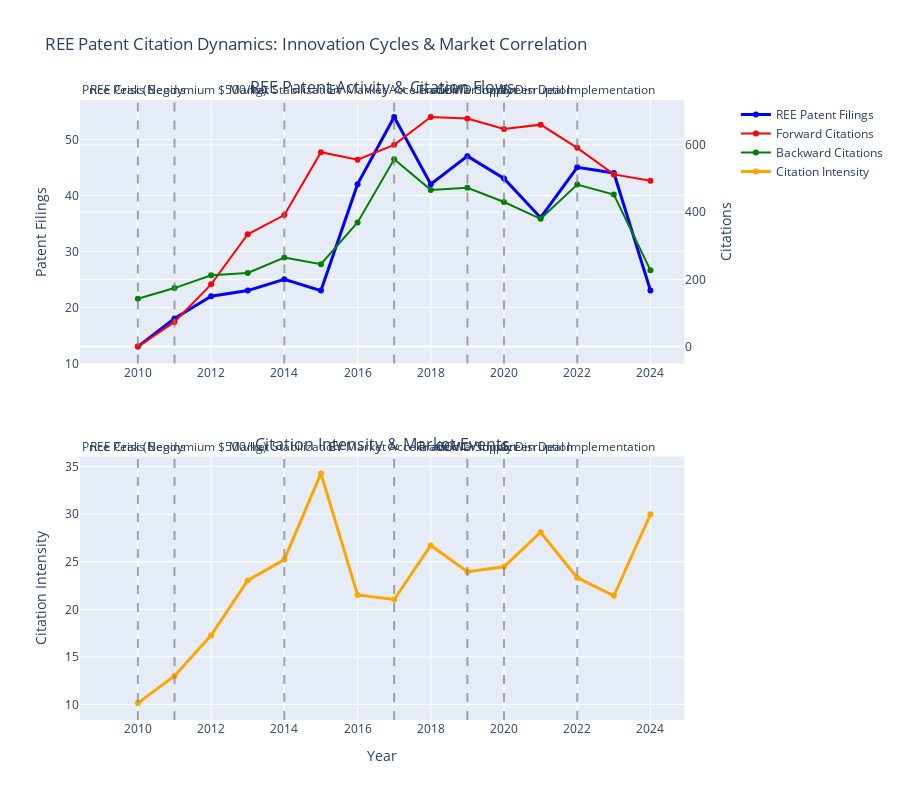
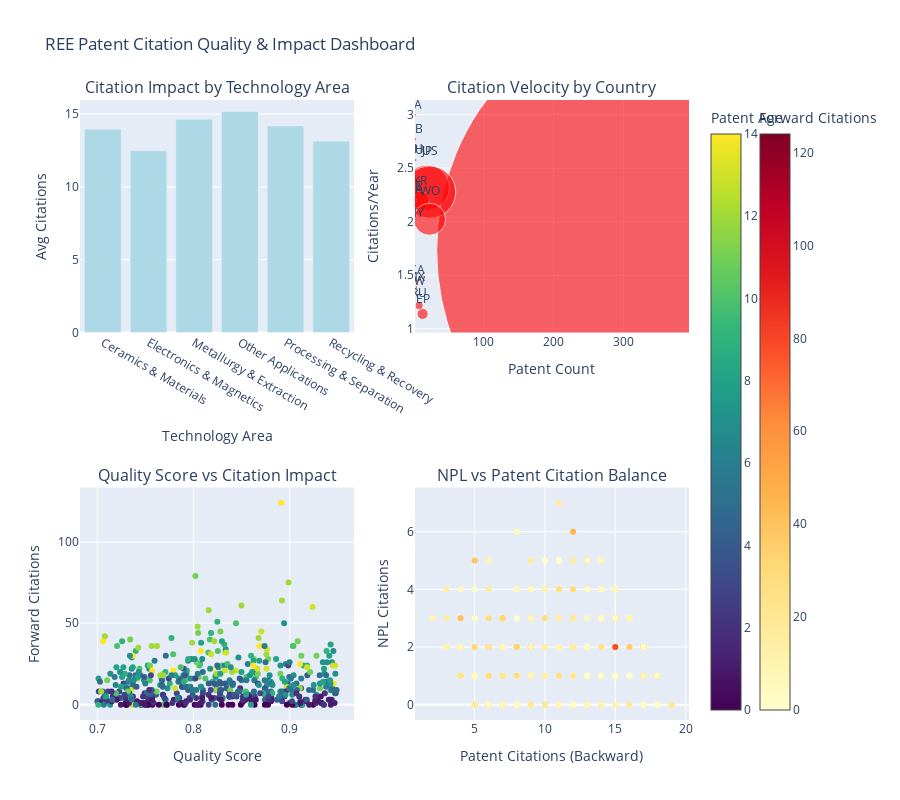

Write notebook code for charts like these, in order.
### Code cell
# Temporal Citation Dynamics Analysis
# ==================================

def create_temporal_citation_analysis(df_ree_core, df_forward, df_backward):
    """
    Analyze citation patterns over time to identify trends and cycles
    """
    print("\n📈 Creating Temporal Citation Dynamics Analysis...")
    
    # Citation activity by year
    forward_by_year = df_forward.groupby('citing_filing_year').size().reset_index(name='forward_citations')
    backward_by_year = df_backward[df_backward['is_patent_citation']].groupby('citing_filing_year').size().reset_index(name='backward_citations')
    ree_filings_by_year = df_ree_core.groupby('filing_year').size().reset_index(name='ree_filings')
    
    # Merge temporal data
    temporal_data = pd.merge(ree_filings_by_year, forward_by_year, 
                            left_on='filing_year', right_on='citing_filing_year', how='outer')
    temporal_data = pd.merge(temporal_data, backward_by_year,
                            left_on='filing_year', right_on='citing_filing_year', how='outer')
    temporal_data = temporal_data.fillna(0)
    temporal_data['year'] = temporal_data['filing_year'].fillna(temporal_data['citing_filing_year_x']).fillna(temporal_data['citing_filing_year_y'])
    
    # Calculate citation ratios and trends
    temporal_data['forward_citation_ratio'] = temporal_data['forward_citations'] / (temporal_data['ree_filings'] + 1)
    temporal_data['citation_intensity'] = (temporal_data['forward_citations'] + temporal_data['backward_citations']) / (temporal_data['ree_filings'] + 1)
    
    # Market events for correlation analysis
    market_events = {
        2010: "REE Crisis Begins",
        2011: "Price Peak (Neodymium $500/kg)", 
        2014: "Market Stabilization",
        2017: "EV Market Acceleration",
        2019: "Trade War Impact",
        2020: "COVID Supply Disruption",
        2022: "Green Deal Implementation"
    }
    
    # Create multi-axis temporal plot
    fig = make_subplots(
        rows=2, cols=1,
        subplot_titles=('REE Patent Activity & Citation Flows', 'Citation Intensity & Market Events'),
        vertical_spacing=0.15,
        specs=[[{"secondary_y": True}],
               [{"secondary_y": True}]]
    )
    
    # Top subplot: Patent filings and citations
    fig.add_trace(
        go.Scatter(x=temporal_data['year'], y=temporal_data['ree_filings'],
                   mode='lines+markers', name='REE Patent Filings',
                   line=dict(color='blue', width=3)),
        row=1, col=1
    )
    
    fig.add_trace(
        go.Scatter(x=temporal_data['year'], y=temporal_data['forward_citations'],
                   mode='lines+markers', name='Forward Citations',
                   line=dict(color='red', width=2)),
        row=1, col=1, secondary_y=True
    )
    
    fig.add_trace(
        go.Scatter(x=temporal_data['year'], y=temporal_data['backward_citations'],
                   mode='lines+markers', name='Backward Citations',
                   line=dict(color='green', width=2)),
        row=1, col=1, secondary_y=True
    )
    
    # Bottom subplot: Citation intensity
    fig.add_trace(
        go.Scatter(x=temporal_data['year'], y=temporal_data['citation_intensity'],
                   mode='lines+markers', name='Citation Intensity',
                   line=dict(color='orange', width=3)),
        row=2, col=1
    )
    
    # Add market events as vertical lines
    for year, event in market_events.items():
        fig.add_vline(x=year, line_dash="dash", line_color="gray", opacity=0.7,
                     annotation_text=event, annotation_position="top")
    
    # Update layout
    fig.update_layout(
        title='REE Patent Citation Dynamics: Innovation Cycles & Market Correlation',
        height=800,
        showlegend=True,
        hovermode='x unified'
    )
    
    fig.update_xaxes(title_text="Year", row=2, col=1)
    fig.update_yaxes(title_text="Patent Filings", row=1, col=1)
    fig.update_yaxes(title_text="Citations", secondary_y=True, row=1, col=1)
    fig.update_yaxes(title_text="Citation Intensity", row=2, col=1)
    
    fig.show()
    
    # Correlation analysis with market events
    correlation_analysis = pd.DataFrame({
        'year': temporal_data['year'],
        'ree_filings': temporal_data['ree_filings'],
        'citation_intensity': temporal_data['citation_intensity'],
        'market_event': temporal_data['year'].map(market_events).fillna('')
    })
    
    # Find years with significant changes
    correlation_analysis['filing_change'] = correlation_analysis['ree_filings'].pct_change()
    correlation_analysis['intensity_change'] = correlation_analysis['citation_intensity'].pct_change()
    
    significant_changes = correlation_analysis[
        (abs(correlation_analysis['filing_change']) > 0.2) | 
        (abs(correlation_analysis['intensity_change']) > 0.2)
    ].dropna()
    
    print(f"\n📊 Temporal Citation Analysis Results:")
    print(f"   Peak REE filing year: {temporal_data.loc[temporal_data['ree_filings'].idxmax(), 'year']:.0f} ({temporal_data['ree_filings'].max()} filings)")
    print(f"   Peak citation year: {temporal_data.loc[temporal_data['forward_citations'].idxmax(), 'year']:.0f} ({temporal_data['forward_citations'].max():.0f} citations)")
    print(f"   Average citation lag: {df_forward['citation_lag_years'].mean():.1f} years")
    
    print(f"\n⚡ Significant Market-Innovation Correlations:")
    for _, row in significant_changes.iterrows():
        if row['market_event']:
            print(f"   {row['year']:.0f} ({row['market_event']}): Filing change {row['filing_change']*100:+.1f}%, Citation intensity {row['intensity_change']*100:+.1f}%")
    
    return temporal_data, correlation_analysis

# Citation Quality and Impact Metrics
def create_citation_quality_dashboard(df_ree_core, df_forward, df_backward):
    """
    Create comprehensive citation quality and impact dashboard
    """
    print("\n🎯 Creating Citation Quality & Impact Dashboard...")
    
    # Citation impact by REE patent characteristics
    ree_impact = df_ree_core.copy()
    ree_impact['forward_citations'] = ree_impact['appln_id'].map(
        df_forward.groupby('cited_appln_id').size()
    ).fillna(0)
    
    ree_impact['backward_citations'] = ree_impact['appln_id'].map(
        df_backward[df_backward['is_patent_citation']].groupby('citing_appln_id').size()
    ).fillna(0)
    
    ree_impact['npl_citations'] = ree_impact['appln_id'].map(
        df_backward[~df_backward['is_patent_citation']].groupby('citing_appln_id').size()
    ).fillna(0)
    
    ree_impact['patent_age'] = 2024 - ree_impact['filing_year']
    ree_impact['citations_per_year'] = ree_impact['forward_citations'] / (ree_impact['patent_age'] + 1)
    
    # Create multi-panel dashboard
    fig = make_subplots(
        rows=2, cols=2,
        subplot_titles=('Citation Impact by Technology Area', 'Citation Velocity by Country',
                       'Quality Score vs Citation Impact', 'NPL vs Patent Citation Balance'),
        specs=[[{"type": "bar"}, {"type": "scatter"}],
               [{"type": "scatter"}, {"type": "scatter"}]]
    )
    
    # Panel 1: Citation impact by technology area
    tech_impact = ree_impact.groupby('technology_area').agg({
        'forward_citations': 'mean',
        'citations_per_year': 'mean',
        'appln_id': 'count'
    }).reset_index()
    
    fig.add_trace(
        go.Bar(x=tech_impact['technology_area'], y=tech_impact['forward_citations'],
               name='Avg Forward Citations', marker_color='lightblue'),
        row=1, col=1
    )
    
    # Panel 2: Citation velocity by country
    country_velocity = ree_impact.groupby('geographic_origin').agg({
        'citations_per_year': 'mean',
        'forward_citations': 'sum',
        'appln_id': 'count'
    }).reset_index()
    
    fig.add_trace(
        go.Scatter(x=country_velocity['appln_id'], y=country_velocity['citations_per_year'],
                   mode='markers+text', text=country_velocity['geographic_origin'],
                   textposition='top center',
                   marker=dict(size=country_velocity['forward_citations']/10, 
                              color='red', opacity=0.6),
                   name='Citation Velocity'),
        row=1, col=2
    )
    
    # Panel 3: Quality score vs citation impact
    fig.add_trace(
        go.Scatter(x=ree_impact['quality_score'], y=ree_impact['forward_citations'],
                   mode='markers',
                   marker=dict(color=ree_impact['patent_age'], 
                              colorscale='Viridis',
                              showscale=True,
                              colorbar=dict(title="Patent Age")),
                   name='Quality vs Impact'),
        row=2, col=1
    )
    
    # Panel 4: NPL vs Patent citation balance
    fig.add_trace(
        go.Scatter(x=ree_impact['backward_citations'], y=ree_impact['npl_citations'],
                   mode='markers',
                   marker=dict(color=ree_impact['forward_citations'],
                              colorscale='YlOrRd',
                              showscale=True,
                              colorbar=dict(title="Forward Citations", x=1.1)),
                   name='Citation Balance'),
        row=2, col=2
    )
    
    # Update layout
    fig.update_layout(
        title='REE Patent Citation Quality & Impact Dashboard',
        height=800,
        showlegend=False
    )
    
    fig.update_xaxes(title_text="Technology Area", row=1, col=1)
    fig.update_xaxes(title_text="Patent Count", row=1, col=2)
    fig.update_xaxes(title_text="Quality Score", row=2, col=1)
    fig.update_xaxes(title_text="Patent Citations (Backward)", row=2, col=2)
    
    fig.update_yaxes(title_text="Avg Citations", row=1, col=1)
    fig.update_yaxes(title_text="Citations/Year", row=1, col=2)
    fig.update_yaxes(title_text="Forward Citations", row=2, col=1)
    fig.update_yaxes(title_text="NPL Citations", row=2, col=2)
    
    fig.show()
    
    # Summary statistics
    print(f"\n📈 Citation Quality Insights:")
    print(f"   Highest impact technology: {tech_impact.loc[tech_impact['forward_citations'].idxmax(), 'technology_area']} ({tech_impact['forward_citations'].max():.1f} avg citations)")
    print(f"   Fastest citing country: {country_velocity.loc[country_velocity['citations_per_year'].idxmax(), 'geographic_origin']} ({country_velocity['citations_per_year'].max():.2f} citations/year)")
    print(f"   Quality-impact correlation: {ree_impact['quality_score'].corr(ree_impact['forward_citations']):.3f}")
    print(f"   Average NPL ratio: {(ree_impact['npl_citations'] / (ree_impact['backward_citations'] + ree_impact['npl_citations'] + 1)).mean()*100:.1f}%")
    
    return ree_impact, tech_impact, country_velocity

# Execute temporal and quality analysis
temporal_data, market_correlation = create_temporal_citation_analysis(df_ree_hq, df_forward_cites, df_backward_cites)
impact_data, tech_impact, country_velocity = create_citation_quality_dashboard(df_ree_hq, df_forward_cites, df_backward_cites)

print("\n✅ Advanced Analytics & Visualization Complete")
print("📊 Ready for strategic intelligence synthesis")

### Figure 1 — Plotly figure (JSON) as saved in the notebook; plotly's stock layout.template omitted (floating-point values rounded to 4 significant figures)
{"data": [{"line": {"color": "blue", "width": 3}, "mode": "lines+markers", "name": "REE Patent Filings", "type": "scatter", "x": [2010, 2011, 2012, 2013, 2014, 2015, 2016, 2017, 2018, 2019, 2020, 2021, 2022, 2023, 2024], "xaxis": "x", "y": [13, 18, 22, 23, 25, 23, 42, 54, 42, 47, 43, 36, 45, 44, 23], "yaxis": "y"}, {"line": {"color": "red", "width": 2}, "mode": "lines+markers", "name": "Forward Citations", "type": "scatter", "x": [2010, 2011, 2012, 2013, 2014, 2015, 2016, 2017, 2018, 2019, 2020, 2021, 2022, 2023, 2024], "xaxis": "x", "y": [0.0, 73.0, 185.0, 334.0, 391.0, 578.0, 556.0, 600.0, 683.0, 678.0, 647.0, 660.0, 591.0, 512.0, 493.0], "yaxis": "y2"}, {"line": {"color": "green", "width": 2}, "mode": "lines+markers", "name": "Backward Citations", "type": "scatter", "x": [2010, 2011, 2012, 2013, 2014, 2015, 2016, 2017, 2018, 2019, 2020, 2021, 2022, 2023, 2024], "xaxis": "x", "y": [142, 174, 212, 219, 265, 245, 369, 557, 466, 472, 430, 380, 482, 452, 227], "yaxis": "y2"}, {"line": {"color": "orange", "width": 3}, "mode": "lines+markers", "name": "Citation Intensity", "type": "scatter", "x": [2010, 2011, 2012, 2013, 2014, 2015, 2016, 2017, 2018, 2019, 2020, 2021, 2022, 2023, 2024], "xaxis": "x2", "y": [10.14, 13.0, 17.26, 23.04, 25.23, 34.29, 21.51, 21.04, 26.72, 23.96, 24.48, 28.11, 23.33, 21.42, 30.0], "yaxis": "y3"}], "layout": {"annotations": [{"font": {"size": 16}, "showarrow": false, "text": "REE Patent Activity & Citation Flows", "x": 0.47, "xanchor": "center", "xref": "paper", "y": 1, "yanchor": "bottom", "yref": "paper"}, {"font": {"size": 16}, "showarrow": false, "text": "Citation Intensity & Market Events", "x": 0.47, "xanchor": "center", "xref": "paper", "y": 0.425, "yanchor": "bottom", "yref": "paper"}, {"showarrow": false, "text": "REE Crisis Begins", "x": 2010, "xanchor": "center", "xref": "x", "y": 1, "yanchor": "bottom", "yref": "y domain"}, {"showarrow": false, "text": "REE Crisis Begins", "x": 2010, "xanchor": "center", "xref": "x2", "y": 1, "yanchor": "bottom", "yref": "y3 domain"}, {"showarrow": false, "text": "Price Peak (Neodymium $500/kg)", "x": 2011, "xanchor": "center", "xref": "x", "y": 1, "yanchor": "bottom", "yref": "y domain"}, {"showarrow": false, "text": "Price Peak (Neodymium $500/kg)", "x": 2011, "xanchor": "center", "xref": "x2", "y": 1, "yanchor": "bottom", "yref": "y3 domain"}, {"showarrow": false, "text": "Market Stabilization", "x": 2014, "xanchor": "center", "xref": "x", "y": 1, "yanchor": "bottom", "yref": "y domain"}, {"showarrow": false, "text": "Market Stabilization", "x": 2014, "xanchor": "center", "xref": "x2", "y": 1, "yanchor": "bottom", "yref": "y3 domain"}, {"showarrow": false, "text": "EV Market Acceleration", "x": 2017, "xanchor": "center", "xref": "x", "y": 1, "yanchor": "bottom", "yref": "y domain"}, {"showarrow": false, "text": "EV Market Acceleration", "x": 2017, "xanchor": "center", "xref": "x2", "y": 1, "yanchor": "bottom", "yref": "y3 domain"}, {"showarrow": false, "text": "Trade War Impact", "x": 2019, "xanchor": "center", "xref": "x", "y": 1, "yanchor": "bottom", "yref": "y domain"}, {"showarrow": false, "text": "Trade War Impact", "x": 2019, "xanchor": "center", "xref": "x2", "y": 1, "yanchor": "bottom", "yref": "y3 domain"}, {"showarrow": false, "text": "COVID Supply Disruption", "x": 2020, "xanchor": "center", "xref": "x", "y": 1, "yanchor": "bottom", "yref": "y domain"}, {"showarrow": false, "text": "COVID Supply Disruption", "x": 2020, "xanchor": "center", "xref": "x2", "y": 1, "yanchor": "bottom", "yref": "y3 domain"}, {"showarrow": false, "text": "Green Deal Implementation", "x": 2022, "xanchor": "center", "xref": "x", "y": 1, "yanchor": "bottom", "yref": "y domain"}, {"showarrow": false, "text": "Green Deal Implementation", "x": 2022, "xanchor": "center", "xref": "x2", "y": 1, "yanchor": "bottom", "yref": "y3 domain"}], "height": 800, "hovermode": "x unified", "shapes": [{"line": {"color": "gray", "dash": "dash"}, "opacity": 0.7, "type": "line", "x0": 2010, "x1": 2010, "xref": "x", "y0": 0, "y1": 1, "yref": "y domain"}, {"line": {"color": "gray", "dash": "dash"}, "opacity": 0.7, "type": "line", "x0": 2010, "x1": 2010, "xref": "x2", "y0": 0, "y1": 1, "yref": "y3 domain"}, {"line": {"color": "gray", "dash": "dash"}, "opacity": 0.7, "type": "line", "x0": 2011, "x1": 2011, "xref": "x", "y0": 0, "y1": 1, "yref": "y domain"}, {"line": {"color": "gray", "dash": "dash"}, "opacity": 0.7, "type": "line", "x0": 2011, "x1": 2011, "xref": "x2", "y0": 0, "y1": 1, "yref": "y3 domain"}, {"line": {"color": "gray", "dash": "dash"}, "opacity": 0.7, "type": "line", "x0": 2014, "x1": 2014, "xref": "x", "y0": 0, "y1": 1, "yref": "y domain"}, {"line": {"color": "gray", "dash": "dash"}, "opacity": 0.7, "type": "line", "x0": 2014, "x1": 2014, "xref": "x2", "y0": 0, "y1": 1, "yref": "y3 domain"}, {"line": {"color": "gray", "dash": "dash"}, "opacity": 0.7, "type": "line", "x0": 2017, "x1": 2017, "xref": "x", "y0": 0, "y1": 1, "yref": "y domain"}, {"line": {"color": "gray", "dash": "dash"}, "opacity": 0.7, "type": "line", "x0": 2017, "x1": 2017, "xref": "x2", "y0": 0, "y1": 1, "yref": "y3 domain"}, {"line": {"color": "gray", "dash": "dash"}, "opacity": 0.7, "type": "line", "x0": 2019, "x1": 2019, "xref": "x", "y0": 0, "y1": 1, "yref": "y domain"}, {"line": {"color": "gray", "dash": "dash"}, "opacity": 0.7, "type": "line", "x0": 2019, "x1": 2019, "xref": "x2", "y0": 0, "y1": 1, "yref": "y3 domain"}, {"line": {"color": "gray", "dash": "dash"}, "opacity": 0.7, "type": "line", "x0": 2020, "x1": 2020, "xref": "x", "y0": 0, "y1": 1, "yref": "y domain"}, {"line": {"color": "gray", "dash": "dash"}, "opacity": 0.7, "type": "line", "x0": 2020, "x1": 2020, "xref": "x2", "y0": 0, "y1": 1, "yref": "y3 domain"}, {"line": {"color": "gray", "dash": "dash"}, "opacity": 0.7, "type": "line", "x0": 2022, "x1": 2022, "xref": "x", "y0": 0, "y1": 1, "yref": "y domain"}, {"line": {"color": "gray", "dash": "dash"}, "opacity": 0.7, "type": "line", "x0": 2022, "x1": 2022, "xref": "x2", "y0": 0, "y1": 1, "yref": "y3 domain"}], "showlegend": true, "title": {"text": "REE Patent Citation Dynamics: Innovation Cycles & Market Correlation"}, "xaxis": {"anchor": "y", "domain": [0, 0.94]}, "xaxis2": {"anchor": "y3", "domain": [0, 0.94], "title": {"text": "Year"}}, "yaxis": {"anchor": "x", "domain": [0.575, 1], "title": {"text": "Patent Filings"}}, "yaxis2": {"anchor": "x", "overlaying": "y", "side": "right", "title": {"text": "Citations"}}, "yaxis3": {"anchor": "x2", "domain": [0, 0.425], "title": {"text": "Citation Intensity"}}, "yaxis4": {"anchor": "x2", "overlaying": "y3", "side": "right", "title": {"text": "Citation Intensity"}}}}

### Figure 2 — Plotly figure (JSON) as saved in the notebook; plotly's stock layout.template omitted (floating-point values rounded to 4 significant figures; data arrays with more than 128 entries replaced by an {"elided": "..."} marker saying what was removed)
{"data": [{"marker": {"color": "lightblue"}, "name": "Avg Forward Citations", "type": "bar", "x": ["Ceramics & Materials", "Electronics & Magnetics", "Metallurgy & Extraction", "Other Applications", "Processing & Separation", "Recycling & Recovery"], "xaxis": "x", "y": [13.96, 12.48, 14.65, 15.17, 14.18, 13.14], "yaxis": "y"}, {"marker": {"color": "red", "opacity": 0.6, "size": [2.8, 3.5, 504.7, 11.2, 3.6, 45.1, 18.9, 2.7, 1.6, 1.3, 8.1, 3.0, 1.8, 2.1, 3.3, 52.3, 32.1]}, "mode": "markers+text", "name": "Citation Velocity", "text": ["AU", "CA", "CN", "EP", "GB", "JP", "KR", "MX", "MY", "PH", "RU", "SA", "SE", "TW", "UA", "US", "WO"], "textposition": "top center", "type": "scatter", "x": [2, 4, 394, 12, 1, 18, 8, 3, 1, 1, 7, 1, 1, 2, 1, 22, 22], "xaxis": "x2", "y": [2.575, 1.45, 1.733, 1.139, 2.769, 2.319, 2.199, 1.39, 2.0, 2.6, 1.216, 3.0, 2.25, 1.361, 2.2, 2.277, 2.023], "yaxis": "y2"}, {"marker": {"color": {"elided": "500 int values"}, "colorbar": {"title": {"text": "Patent Age"}}, "colorscale": [[0, "#440154"], [0.1111, "#482878"], [0.2222, "#3e4989"], [0.3333, "#31688e"], [0.4444, "#26828e"], [0.5556, "#1f9e89"], [0.6667, "#35b779"], [0.7778, "#6ece58"], [0.8889, "#b5de2b"], [1, "#fde725"]], "showscale": true}, "mode": "markers", "name": "Quality vs Impact", "type": "scatter", "x": {"elided": "500 float values"}, "xaxis": "x3", "y": {"elided": "500 float values"}, "yaxis": "y3"}, {"marker": {"color": {"elided": "500 float values"}, "colorbar": {"title": {"text": "Forward Citations"}, "x": 1.1}, "colorscale": [[0, "rgb(255,255,204)"], [0.125, "rgb(255,237,160)"], [0.25, "rgb(254,217,118)"], [0.375, "rgb(254,178,76)"], [0.5, "rgb(253,141,60)"], [0.625, "rgb(252,78,42)"], [0.75, "rgb(227,26,28)"], [0.875, "rgb(189,0,38)"], [1, "rgb(128,0,38)"]], "showscale": true}, "mode": "markers", "name": "Citation Balance", "type": "scatter", "x": {"elided": "500 int values"}, "xaxis": "x4", "y": {"elided": "500 float values"}, "yaxis": "y4"}], "layout": {"annotations": [{"font": {"size": 16}, "showarrow": false, "text": "Citation Impact by Technology Area", "x": 0.225, "xanchor": "center", "xref": "paper", "y": 1, "yanchor": "bottom", "yref": "paper"}, {"font": {"size": 16}, "showarrow": false, "text": "Citation Velocity by Country", "x": 0.775, "xanchor": "center", "xref": "paper", "y": 1, "yanchor": "bottom", "yref": "paper"}, {"font": {"size": 16}, "showarrow": false, "text": "Quality Score vs Citation Impact", "x": 0.225, "xanchor": "center", "xref": "paper", "y": 0.375, "yanchor": "bottom", "yref": "paper"}, {"font": {"size": 16}, "showarrow": false, "text": "NPL vs Patent Citation Balance", "x": 0.775, "xanchor": "center", "xref": "paper", "y": 0.375, "yanchor": "bottom", "yref": "paper"}], "height": 800, "showlegend": false, "title": {"text": "REE Patent Citation Quality & Impact Dashboard"}, "xaxis": {"anchor": "y", "domain": [0, 0.45], "title": {"text": "Technology Area"}}, "xaxis2": {"anchor": "y2", "domain": [0.55, 1], "title": {"text": "Patent Count"}}, "xaxis3": {"anchor": "y3", "domain": [0, 0.45], "title": {"text": "Quality Score"}}, "xaxis4": {"anchor": "y4", "domain": [0.55, 1], "title": {"text": "Patent Citations (Backward)"}}, "yaxis": {"anchor": "x", "domain": [0.625, 1], "title": {"text": "Avg Citations"}}, "yaxis2": {"anchor": "x2", "domain": [0.625, 1], "title": {"text": "Citations/Year"}}, "yaxis3": {"anchor": "x3", "domain": [0, 0.375], "title": {"text": "Forward Citations"}}, "yaxis4": {"anchor": "x4", "domain": [0, 0.375], "title": {"text": "NPL Citations"}}}}
